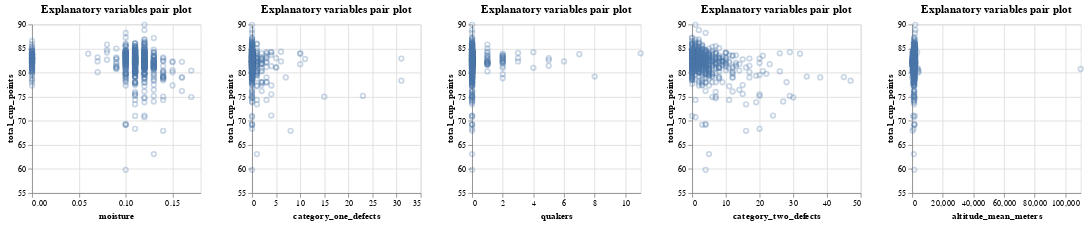

Notebook cell for this chart:
### Code cell
splom = alt.Chart(train_df, title="Explanatory variables pair plot").mark_point(opacity=0.3).encode(
            x=alt.X(alt.repeat("column"), type='quantitative', scale = alt.Scale(zero=False)),
            y=alt.Y(alt.repeat("row"), type='quantitative', scale = alt.Scale(zero=False)),
            ).properties(
            width=200,
            height=200
            ).repeat(
            row=['total_cup_points'],
            column=['moisture', 'category_one_defects',
                    'quakers', 'category_two_defects',
                    'altitude_mean_meters']
            )
splom.save('../reports/images/target_histogram.png', webdriver=driver)
splom

### Figure 1 — Vega-Lite specification as saved in the notebook (floating-point values rounded to 4 significant figures; data arrays with more than 128 entries replaced by an {"elided": "..."} marker saying what was removed)
{"config": {"view": {"continuousWidth": 400, "continuousHeight": 300}}, "repeat": {"column": ["moisture", "category_one_defects", "quakers", "category_two_defects", "altitude_mean_meters"], "row": ["total_cup_points"]}, "spec": {"data": {"name": "data-534d221f204d3d1a1322df9483365b9a"}, "mark": {"type": "point", "opacity": 0.3}, "encoding": {"x": {"type": "quantitative", "field": {"repeat": "column"}, "scale": {"zero": false}}, "y": {"type": "quantitative", "field": {"repeat": "row"}, "scale": {"zero": false}}}, "height": 200, "title": "Explanatory variables pair plot", "width": 200}, "$schema": "https://vega.github.io/schema/vega-lite/v4.8.1.json", "datasets": {"data-534d221f204d3d1a1322df9483365b9a": {"elided": "718 records"}}}
